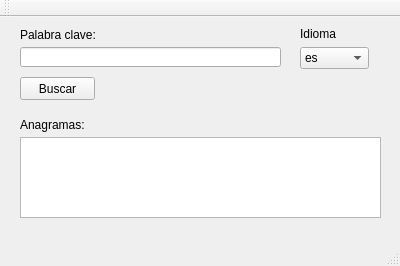
<?xml version="1.0" encoding="UTF-8"?>
<ui version="4.0">
 <class>MainWindow</class>
 <widget class="QMainWindow" name="MainWindow">
  <property name="geometry">
   <rect>
    <x>0</x>
    <y>0</y>
    <width>400</width>
    <height>266</height>
   </rect>
  </property>
  <property name="windowTitle">
   <string>Anagramas</string>
  </property>
  <widget class="QWidget" name="centralWidget">
   <widget class="QPushButton" name="search_Button">
    <property name="geometry">
     <rect>
      <x>20</x>
      <y>60</y>
      <width>75</width>
      <height>23</height>
     </rect>
    </property>
    <property name="text">
     <string>Buscar</string>
    </property>
   </widget>
   <widget class="QComboBox" name="comboBox_idioma">
    <property name="geometry">
     <rect>
      <x>300</x>
      <y>30</y>
      <width>69</width>
      <height>22</height>
     </rect>
    </property>
    <property name="currentIndex">
     <number>1</number>
    </property>
    <item>
     <property name="text">
      <string>ca</string>
     </property>
    </item>
    <item>
     <property name="text">
      <string>es</string>
     </property>
    </item>
    <item>
     <property name="text">
      <string>in</string>
     </property>
    </item>
   </widget>
   <widget class="QLabel" name="label">
    <property name="geometry">
     <rect>
      <x>300</x>
      <y>10</y>
      <width>46</width>
      <height>13</height>
     </rect>
    </property>
    <property name="text">
     <string>Idioma</string>
    </property>
   </widget>
   <widget class="QLabel" name="label_2">
    <property name="geometry">
     <rect>
      <x>20</x>
      <y>10</y>
      <width>81</width>
      <height>16</height>
     </rect>
    </property>
    <property name="text">
     <string>Palabra clave:</string>
    </property>
   </widget>
   <widget class="QLineEdit" name="lineEdit_palabraclave">
    <property name="geometry">
     <rect>
      <x>20</x>
      <y>30</y>
      <width>261</width>
      <height>20</height>
     </rect>
    </property>
   </widget>
   <widget class="QLabel" name="label_3">
    <property name="geometry">
     <rect>
      <x>20</x>
      <y>100</y>
      <width>71</width>
      <height>16</height>
     </rect>
    </property>
    <property name="text">
     <string>Anagramas:</string>
    </property>
   </widget>
   <widget class="QPlainTextEdit" name="plainTextEdit">
    <property name="geometry">
     <rect>
      <x>20</x>
      <y>120</y>
      <width>361</width>
      <height>81</height>
     </rect>
    </property>
    <property name="readOnly">
     <bool>true</bool>
    </property>
   </widget>
  </widget>
  <widget class="QMenuBar" name="menuBar">
   <property name="geometry">
    <rect>
     <x>0</x>
     <y>0</y>
     <width>400</width>
     <height>21</height>
    </rect>
   </property>
  </widget>
  <widget class="QToolBar" name="mainToolBar">
   <attribute name="toolBarArea">
    <enum>TopToolBarArea</enum>
   </attribute>
   <attribute name="toolBarBreak">
    <bool>false</bool>
   </attribute>
  </widget>
  <widget class="QStatusBar" name="statusBar"/>
 </widget>
 <layoutdefault spacing="6" margin="11"/>
 <resources/>
 <connections/>
</ui>
